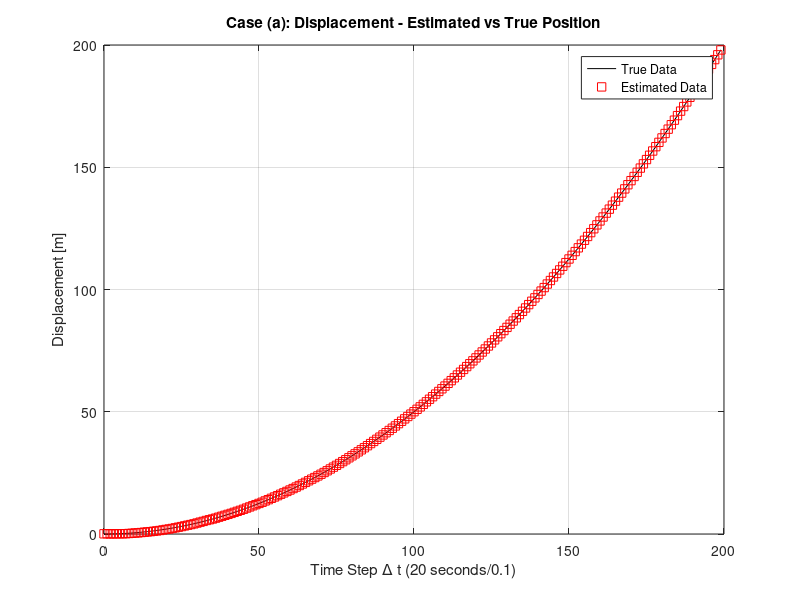
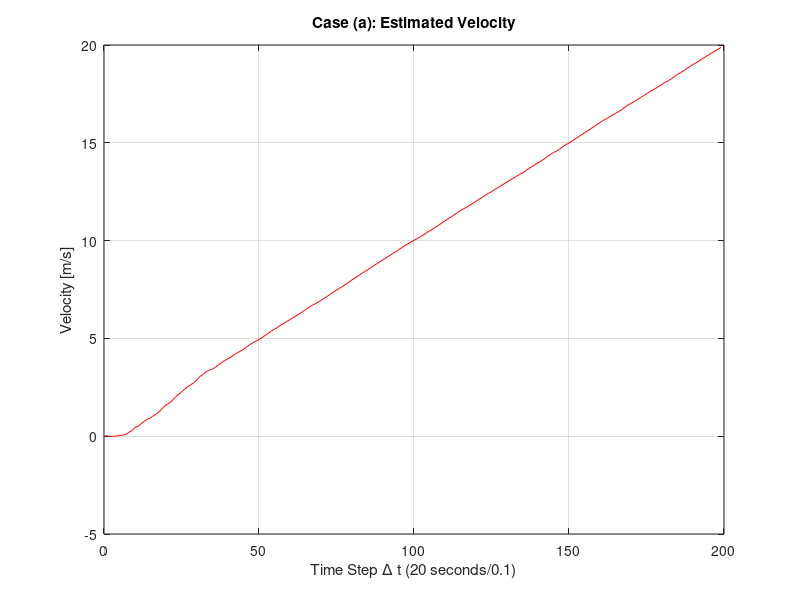
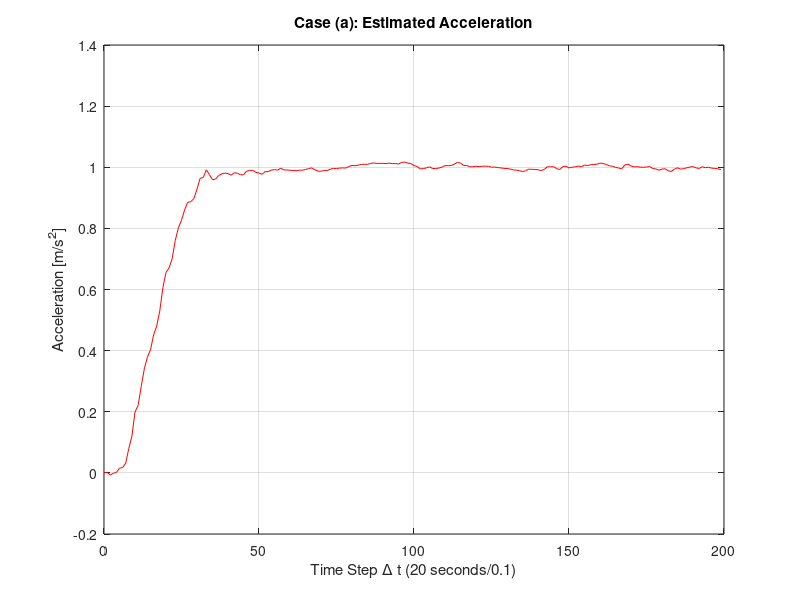
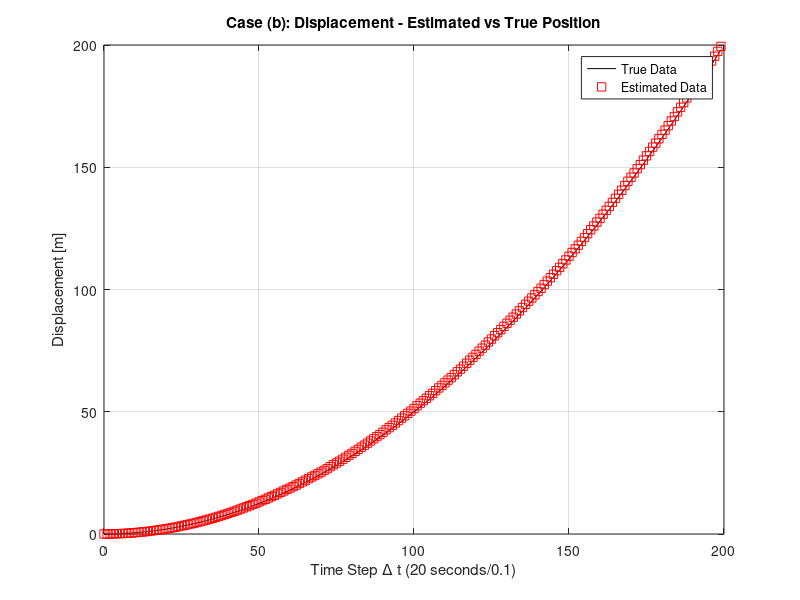

Source code (MATLAB) for these figures, in order:
% Decision Engineering - Homework 3
% Shashank S Iyengar - M12934513
% Kalman Filter - Target Tracking Problem

close all
clear
clc

load('sen_pos_data2018.mat')
load('sen_tru_pos_data2018.mat')
load('sen_acc_data2018.mat')
% Matrix Definitions
T = 0.1;
sigma = 0.3;
F = [1 T (T^2)/2; 0 1 T; 0 0 1];
Q = (sigma^2)*[(T^4)/4 (T^3)/2 (T^2)/2; (T^3)/2 2*T^3 T^2;...
    (T^2)/2 T^2 T^2];
H = [1 0 0];
z = y;
a = y1;
X = [0; 0; 0];
P = [1 0 0; 0 1 0; 0 0 1];
R = 0.7;
I = eye(3);

% Displacement as measured value
for t = 1:200
    Xe = F*X;
    Pe = F*P*F' + Q;
    
    K = Pe*H'*inv(H*Pe*H' + R);
    Xu = Xe + K*(z(t) - H*Xe);
    Pu = (I - K*H)*Pe;
    
    XP(t) = Xu(1);
    VP(t) = Xu(2);
    AP(t) = Xu(3);
    X = Xu;
    P = Pu;
end
C=[XP; x];
figure(1)
plot((0:199),x,'-k')
hold on
plot((0:199),XP,'sr')
grid on
title('Case (a): Displacement - Estimated vs True Position')
xlabel('Time Step \Delta t (20 seconds/0.1)')
ylabel('Displacement [m]')
legend('True Data','Estimated Data')

figure(2)
plot((0:199),VP,'-r')
title('Case (a): Estimated Velocity')
grid on
xlabel('Time Step \Delta t (20 seconds/0.1)')
ylabel('Velocity [m/s]')

figure(3)
plot((0:199),AP,'-r')
title('Case (a): Estimated Acceleration')
grid on
xlabel('Time Step \Delta t (20 seconds/0.1)')
ylabel('Acceleration [m/s^2]')

% Acceleration as measured value
T = 0.1;
sigma = 0.1;
F = [1 T (T^2)/2; 0 1 T; 0 0 1];
Q = (sigma^2)*[(T^4)/4 (T^3)/2 (T^2)/2; (T^3)/2 2*T^3 T^2;...
    (T^2)/2 T^2 T^2];               % Process Noise
H = [0 0 1];
X = [0; 0; 0];
P = [1 0 0; 0 1 0; 0 0 1];          % Covariance Matrix
R = 0.9;
for t = 1:200
    Xe = F*X;                       % Status Prediction
    Pe = F*P*F' + Q;                % Covariance Prediction
    
    K = Pe*H'*inv(H*Pe*H' + R);     % Kalman Gain
    Xu = Xe + K*(y1(t) - H*Xe);     % State Update
    Pu = (I - K*H)*Pe;              % Covariance Update
    
    XP(t) = Xu(1);                  % Displacement
    VP(t) = Xu(2);                  % Velocity
    AP(t) = Xu(3);                  % Acceleration
    X = Xu;                         % State Reassignment
    P = Pu;                         % Covariance Reassignment
end
C1=[XP; x];

figure(4)
plot((0:199),x,'-k')
hold on
plot((0:199),XP,'sr')
grid on
title('Case (b): Displacement - Estimated vs True Position')
xlabel('Time Step \Delta t (20 seconds/0.1)')
ylabel('Displacement [m]')
legend('True Data','Estimated Data')

figure(5)
plot((0:199),VP,'-r')
grid on
title('Case (b): Estimated Velocity')
xlabel('Time Step \Delta t (20 seconds/0.1)')
ylabel('Velocity [m/s]')

figure(6)
plot((0:199),AP,'-r')
grid on
title('Case (b): Estimated Acceleration')
xlabel('Time Step \Delta t (20 seconds/0.1)')
ylabel('Acceleration [m/s^2]')
